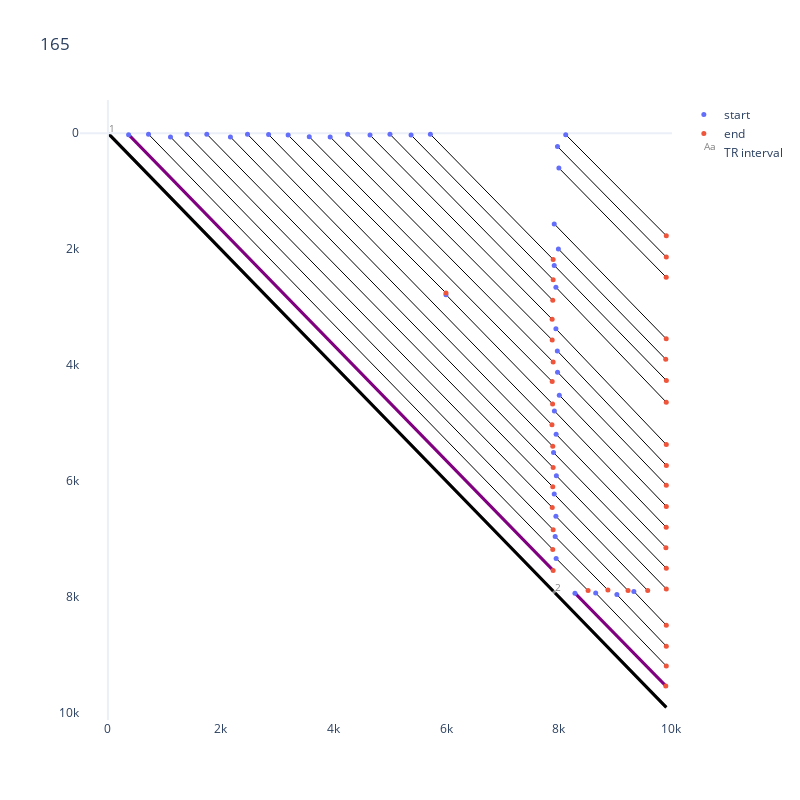

The notebook cell saved with this chart:
### Markdown cell above
If you just want to look at only TR intervals and self alignments:

### Code cell
v.show(read_id=165)

### Figure 1 — Plotly figure (JSON) as saved in the notebook; plotly's stock layout.template omitted (floating-point values rounded to 4 significant figures)
{"data": [{"marker": {"size": 5}, "mode": "markers", "name": "start", "showlegend": true, "type": "scatter", "x": [367, 8288, 7954, 720, 8656, 7937, 1110, 9032, 7950, 1402, 9333, 7920, 1755, 7958, 2174, 7908, 2477, 7954, 2851, 7923, 3198, 5999, 8010, 3573, 7979, 3944, 7975, 4255, 7950, 4651, 5005, 7950, 5380, 7920, 5722, 7994, 7920, 8003, 7978, 8124], "y": [26, 7938, 7338, 19, 7936, 6962, 65, 7963, 6612, 17, 7908, 6229, 17, 5911, 66, 5512, 19, 5196, 24, 4793, 33, 2787, 4521, 63, 4124, 65, 3758, 19, 3377, 33, 19, 2660, 33, 2282, 19, 1998, 1566, 602, 231, 26]}, {"marker": {"size": 5}, "mode": "markers", "name": "end", "showlegend": true, "type": "scatter", "x": [7901, 9900, 8521, 7894, 9909, 8873, 7901, 9909, 9230, 7885, 9909, 9579, 7894, 9909, 7901, 9909, 7894, 9902, 7880, 9907, 5999, 7891, 9909, 7884, 9909, 7901, 9910, 7884, 9909, 7883, 7894, 9908, 7901, 9910, 7901, 9899, 9907, 9907, 9909, 9909], "y": [7545, 9538, 7894, 7183, 9195, 7885, 6843, 8853, 7894, 6460, 8492, 7894, 6103, 7865, 5771, 7509, 5404, 7153, 5034, 6802, 2758, 4673, 6441, 4287, 6075, 3949, 5735, 3569, 5374, 3212, 2885, 4643, 2528, 4268, 2179, 3902, 3549, 2487, 2139, 1770]}, {"hoverinfo": "text", "marker": {"size": 5}, "mode": "text", "name": "TR interval", "showlegend": true, "text": ["1", "2"], "textfont": {"color": "grey", "size": 10}, "textposition": "top right", "type": "scatter", "x": [17, 7936], "y": [17, 7936]}], "layout": {"height": 800, "hovermode": "closest", "shapes": [{"layer": "below", "line": {"color": "grey", "width": 3}, "type": "line", "x0": 0, "x1": 9910, "xref": "x", "y0": 0, "y1": 9910, "yref": "y"}, {"layer": "below", "line": {"color": "black", "width": 3}, "type": "line", "x0": 17, "x1": 7901, "xref": "x", "y0": 17, "y1": 7901, "yref": "y"}, {"layer": "below", "line": {"color": "black", "width": 3}, "type": "line", "x0": 7936, "x1": 9909, "xref": "x", "y0": 7936, "y1": 9909, "yref": "y"}, {"layer": "below", "line": {"color": "purple", "width": 3}, "type": "line", "x0": 367, "x1": 7901, "xref": "x", "y0": 26, "y1": 7545, "yref": "y"}, {"layer": "below", "line": {"color": "purple", "width": 3}, "type": "line", "x0": 8288, "x1": 9900, "xref": "x", "y0": 7938, "y1": 9538, "yref": "y"}, {"layer": "below", "line": {"color": "black", "width": 1}, "type": "line", "x0": 7954, "x1": 8521, "xref": "x", "y0": 7338, "y1": 7894, "yref": "y"}, {"layer": "below", "line": {"color": "black", "width": 1}, "type": "line", "x0": 720, "x1": 7894, "xref": "x", "y0": 19, "y1": 7183, "yref": "y"}, {"layer": "below", "line": {"color": "black", "width": 1}, "type": "line", "x0": 8656, "x1": 9909, "xref": "x", "y0": 7936, "y1": 9195, "yref": "y"}, {"layer": "below", "line": {"color": "black", "width": 1}, "type": "line", "x0": 7937, "x1": 8873, "xref": "x", "y0": 6962, "y1": 7885, "yref": "y"}, {"layer": "below", "line": {"color": "black", "width": 1}, "type": "line", "x0": 1110, "x1": 7901, "xref": "x", "y0": 65, "y1": 6843, "yref": "y"}, {"layer": "below", "line": {"color": "black", "width": 1}, "type": "line", "x0": 9032, "x1": 9909, "xref": "x", "y0": 7963, "y1": 8853, "yref": "y"}, {"layer": "below", "line": {"color": "black", "width": 1}, "type": "line", "x0": 7950, "x1": 9230, "xref": "x", "y0": 6612, "y1": 7894, "yref": "y"}, {"layer": "below", "line": {"color": "black", "width": 1}, "type": "line", "x0": 1402, "x1": 7885, "xref": "x", "y0": 17, "y1": 6460, "yref": "y"}, {"layer": "below", "line": {"color": "black", "width": 1}, "type": "line", "x0": 9333, "x1": 9909, "xref": "x", "y0": 7908, "y1": 8492, "yref": "y"}, {"layer": "below", "line": {"color": "black", "width": 1}, "type": "line", "x0": 7920, "x1": 9579, "xref": "x", "y0": 6229, "y1": 7894, "yref": "y"}, {"layer": "below", "line": {"color": "black", "width": 1}, "type": "line", "x0": 1755, "x1": 7894, "xref": "x", "y0": 17, "y1": 6103, "yref": "y"}, {"layer": "below", "line": {"color": "black", "width": 1}, "type": "line", "x0": 7958, "x1": 9909, "xref": "x", "y0": 5911, "y1": 7865, "yref": "y"}, {"layer": "below", "line": {"color": "black", "width": 1}, "type": "line", "x0": 2174, "x1": 7901, "xref": "x", "y0": 66, "y1": 5771, "yref": "y"}, {"layer": "below", "line": {"color": "black", "width": 1}, "type": "line", "x0": 7908, "x1": 9909, "xref": "x", "y0": 5512, "y1": 7509, "yref": "y"}, {"layer": "below", "line": {"color": "black", "width": 1}, "type": "line", "x0": 2477, "x1": 7894, "xref": "x", "y0": 19, "y1": 5404, "yref": "y"}, {"layer": "below", "line": {"color": "black", "width": 1}, "type": "line", "x0": 7954, "x1": 9902, "xref": "x", "y0": 5196, "y1": 7153, "yref": "y"}, {"layer": "below", "line": {"color": "black", "width": 1}, "type": "line", "x0": 2851, "x1": 7880, "xref": "x", "y0": 24, "y1": 5034, "yref": "y"}, {"layer": "below", "line": {"color": "black", "width": 1}, "type": "line", "x0": 7923, "x1": 9907, "xref": "x", "y0": 4793, "y1": 6802, "yref": "y"}, {"layer": "below", "line": {"color": "black", "width": 1}, "type": "line", "x0": 3198, "x1": 5999, "xref": "x", "y0": 33, "y1": 2758, "yref": "y"}, {"layer": "below", "line": {"color": "black", "width": 1}, "type": "line", "x0": 5999, "x1": 7891, "xref": "x", "y0": 2787, "y1": 4673, "yref": "y"}, {"layer": "below", "line": {"color": "black", "width": 1}, "type": "line", "x0": 8010, "x1": 9909, "xref": "x", "y0": 4521, "y1": 6441, "yref": "y"}, {"layer": "below", "line": {"color": "black", "width": 1}, "type": "line", "x0": 3573, "x1": 7884, "xref": "x", "y0": 63, "y1": 4287, "yref": "y"}, {"layer": "below", "line": {"color": "black", "width": 1}, "type": "line", "x0": 7979, "x1": 9909, "xref": "x", "y0": 4124, "y1": 6075, "yref": "y"}, {"layer": "below", "line": {"color": "black", "width": 1}, "type": "line", "x0": 3944, "x1": 7901, "xref": "x", "y0": 65, "y1": 3949, "yref": "y"}, {"layer": "below", "line": {"color": "black", "width": 1}, "type": "line", "x0": 7975, "x1": 9910, "xref": "x", "y0": 3758, "y1": 5735, "yref": "y"}, {"layer": "below", "line": {"color": "black", "width": 1}, "type": "line", "x0": 4255, "x1": 7884, "xref": "x", "y0": 19, "y1": 3569, "yref": "y"}, {"layer": "below", "line": {"color": "black", "width": 1}, "type": "line", "x0": 7950, "x1": 9909, "xref": "x", "y0": 3377, "y1": 5374, "yref": "y"}, {"layer": "below", "line": {"color": "black", "width": 1}, "type": "line", "x0": 4651, "x1": 7883, "xref": "x", "y0": 33, "y1": 3212, "yref": "y"}, {"layer": "below", "line": {"color": "black", "width": 1}, "type": "line", "x0": 5005, "x1": 7894, "xref": "x", "y0": 19, "y1": 2885, "yref": "y"}, {"layer": "below", "line": {"color": "black", "width": 1}, "type": "line", "x0": 7950, "x1": 9908, "xref": "x", "y0": 2660, "y1": 4643, "yref": "y"}, {"layer": "below", "line": {"color": "black", "width": 1}, "type": "line", "x0": 5380, "x1": 7901, "xref": "x", "y0": 33, "y1": 2528, "yref": "y"}, {"layer": "below", "line": {"color": "black", "width": 1}, "type": "line", "x0": 7920, "x1": 9910, "xref": "x", "y0": 2282, "y1": 4268, "yref": "y"}, {"layer": "below", "line": {"color": "black", "width": 1}, "type": "line", "x0": 5722, "x1": 7901, "xref": "x", "y0": 19, "y1": 2179, "yref": "y"}, {"layer": "below", "line": {"color": "black", "width": 1}, "type": "line", "x0": 7994, "x1": 9899, "xref": "x", "y0": 1998, "y1": 3902, "yref": "y"}, {"layer": "below", "line": {"color": "black", "width": 1}, "type": "line", "x0": 7920, "x1": 9907, "xref": "x", "y0": 1566, "y1": 3549, "yref": "y"}, {"layer": "below", "line": {"color": "black", "width": 1}, "type": "line", "x0": 8003, "x1": 9907, "xref": "x", "y0": 602, "y1": 2487, "yref": "y"}, {"layer": "below", "line": {"color": "black", "width": 1}, "type": "line", "x0": 7978, "x1": 9909, "xref": "x", "y0": 231, "y1": 2139, "yref": "y"}, {"layer": "below", "line": {"color": "black", "width": 1}, "type": "line", "x0": 8124, "x1": 9909, "xref": "x", "y0": 26, "y1": 1770, "yref": "y"}], "title": {"text": "165"}, "width": 800, "xaxis": {"range": [-495.5, 10010], "showgrid": false}, "yaxis": {"autorange": "reversed", "range": [0, 9910], "showgrid": false}}}
